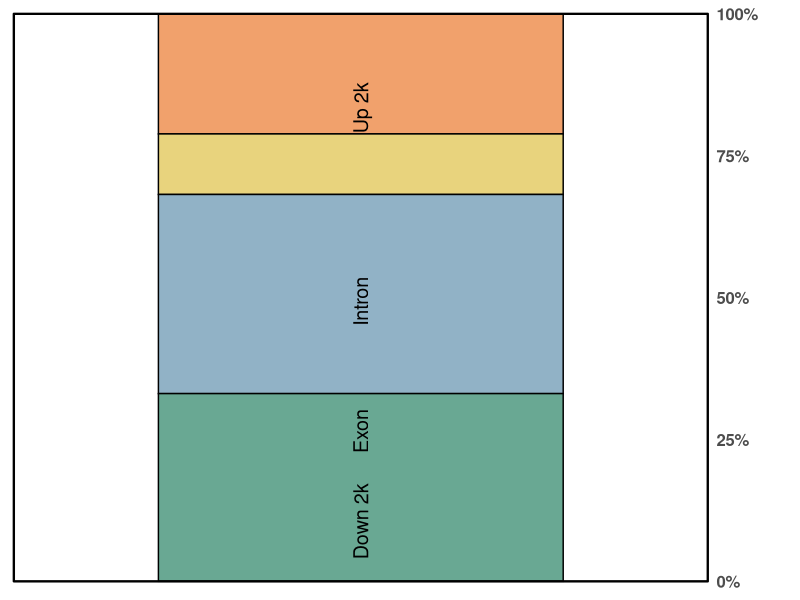
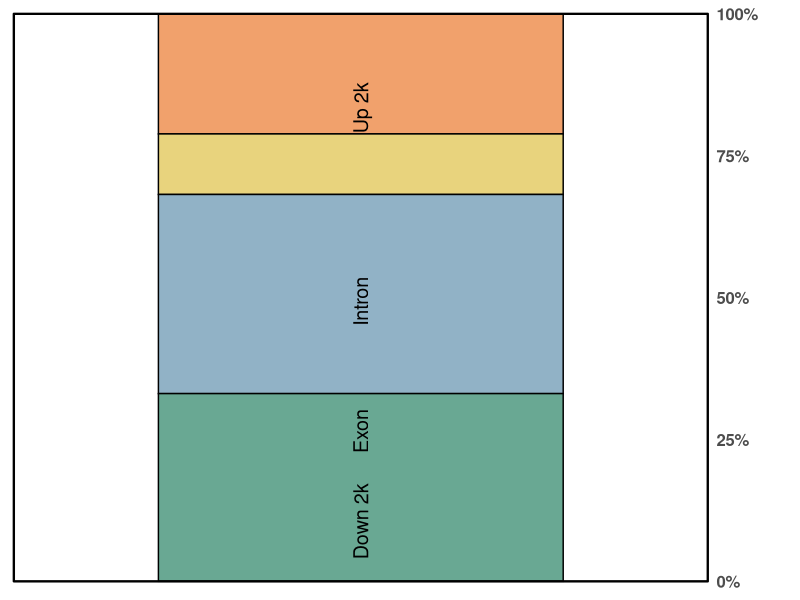

Source code (R) for these figures, in order:
#!/usr/bin/env Rscript
# Single stacked bar showing region composition.

suppressPackageStartupMessages({
  library(tidyverse)
})

df <- tibble::tibble(
  region = factor(c("Down 2k","Exon","Intron","Up 2k"),
                  levels = c("Down 2k","Exon","Intron","Up 2k")),
  pct = c(0.2116, 0.1067, 0.3509, 0.3308)
)

df_pos <- df %>%
  mutate(ymax = cumsum(pct),
         ymin = lag(ymax, default = 0),
         ymid = (ymin + ymax)/2)

cols <- c("Down 2k"="#f1a16c","Exon"="#e8d37d","Intron"="#91b2c6","Up 2k"="#69a893")

p <- ggplot() +
  geom_col(data = df, aes(x = " ", y = pct, fill = region),
           width = 0.7, color = "black", linewidth = 0.5) +
  geom_text(data = df_pos, aes(x = " ", y = ymid, label = region),
            angle = 90, vjust = 0.5, size = 5) +
  scale_y_continuous(limits = c(0,1), breaks = seq(0,1,0.25),
                     labels = scales::percent_format(accuracy = 1),
                     expand = c(0,0), position = "right") +
  scale_fill_manual(values = cols) +
  coord_cartesian(clip = "off") +
  guides(fill = "none") +
  theme_minimal(base_size = 14) +
  theme(axis.title = element_blank(),
        axis.text.x = element_blank(),
        panel.grid = element_blank(),
        axis.text.y.right = element_text(size = 12, face = "bold"),
        plot.margin = margin(10, 30, 10, 10),
        panel.border = element_rect(colour = "black", fill = NA, linewidth = 0.8))

ggsave("region_proportion_bar.png", p, width = 4, height = 6, dpi = 300)
print(p)
